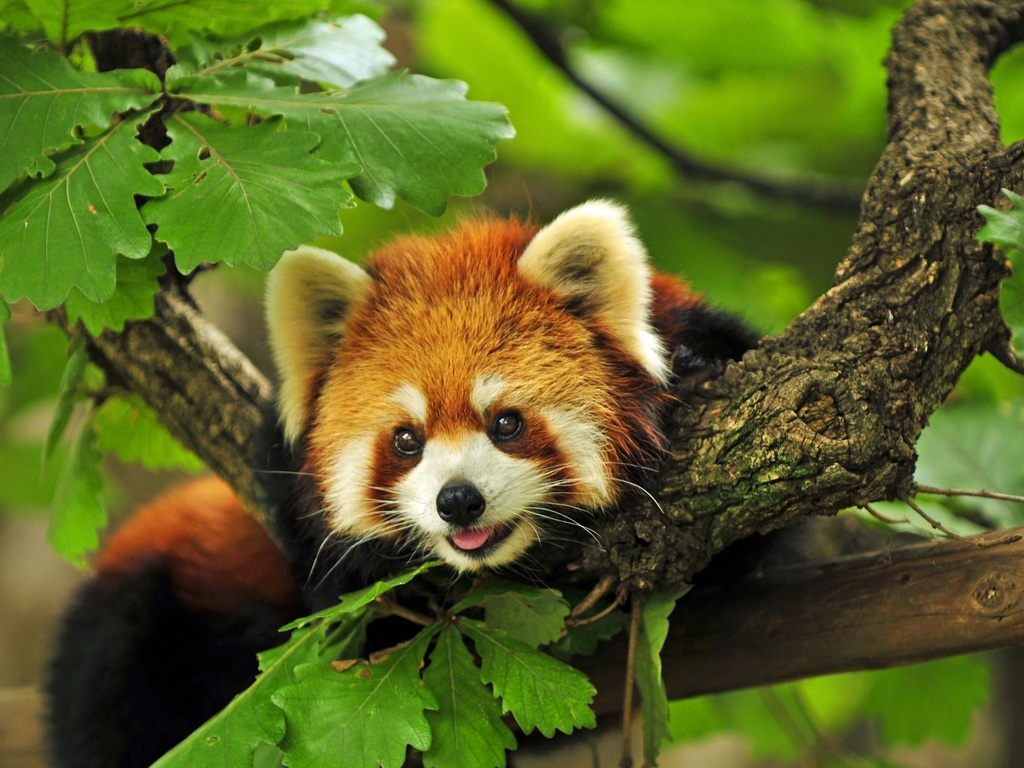
#> input picture img_test/10.jpg, 1024 x 768 px
$ python test_remove_bg_final.py
#> lines starting #> are read from the running program, lines starting #| are printed output that depends on the picture; after the words box and inside, x2 and y2 are one past the last pixel; in counts of white or black regions, pixels touching at a corner belong together
### _utils.py
import sys

import cv2
import numpy as np


# [88 lines left out: functions quantify_colors, plot_colors, distance_sq, distance, print_progress, not called in this run]


def new_image_size(orig_width, orig_height, smallest_side_size):
    new_w = orig_width
    new_h = orig_height
    if smallest_side_size <= 0:
        return new_w, new_h

    if orig_width > orig_height:
        new_h = smallest_side_size
        new_w = round(orig_width * new_h / orig_height)
    else:
        new_w = smallest_side_size
        new_h = round(orig_height * new_w / orig_width)

    return new_w, new_h

### test_remove_bg_final.py
import numpy as np
import cv2
import _utils
from matplotlib import pyplot as plt

smallestSideSize = 500
# real would be thicker because of masking process
mainRectSize = .04
fgSize = .15

img = cv2.imread('img_test/10.jpg')
#> img is the input picture: shape (768, 1024, 3); mean B, G, R 36.5, 101.4, 92.1
img = cv2.cvtColor(img, cv2.COLOR_BGR2RGB)


height, width = img.shape[:2]
#> height = 768; width = 1024
new_w, new_h = _utils.new_image_size(width, height, smallestSideSize)
#> new_w = 667; new_h = 500

# resize image to lower resources usage
# if you need masked image in original size, do not resize it
img_small = cv2.resize(img, (new_w, new_h), interpolation=cv2.INTER_AREA)

# quantify colors
# img_small = _utils.quantify_colors(img_small, 32, 10)

# create mask tpl
mask = np.zeros(img_small.shape[:2], np.uint8)

# create BG rect
bg_w = round(new_w * mainRectSize)
#> bg_w = 27
bg_h = round(new_h * mainRectSize)
#> bg_h = 20
bg_rect = (bg_w, bg_h, new_w - bg_w, new_h - bg_h)
#> bg_rect = (27, 20, 640, 480)

# create FG rect
fg_w = round(new_w * (1 - fgSize) / 2)
#> fg_w = 283
fg_h = round(new_h * (1 - fgSize) / 2)
#> fg_h = 212
fg_rect = (fg_w, fg_h, new_w - fg_w, new_h - fg_h)
#> fg_rect = (283, 212, 384, 288)

# color: 0 - bg, 1 - fg, 2 - probable bg, 3 - probable fg
cv2.rectangle(mask, fg_rect[:2], fg_rect[2:4], color=cv2.GC_FGD, thickness=-1)
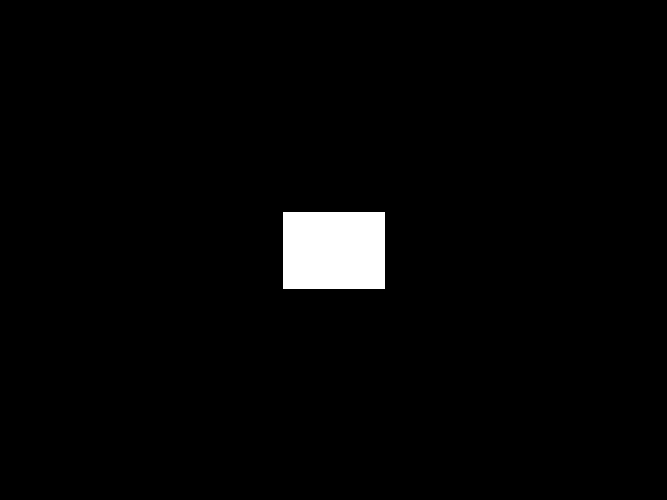
#> mask: shape (500, 667); values 0 (black) and 1 (white), 2.4% white; 1 white region, box (x1, y1, x2, y2) and area: (283, 212, 385, 289) 7854

mask_preset = mask.copy()

bgdModel1 = np.zeros((1, 65), np.float64)
fgdModel1 = np.zeros((1, 65), np.float64)

cv2.grabCut(img_small, mask, bg_rect, bgdModel1, fgdModel1, 3, cv2.GC_INIT_WITH_RECT)
mask_rect = mask.copy()

cv2.rectangle(mask, bg_rect[:2], bg_rect[2:4], color=cv2.GC_PR_BGD, thickness=bg_w * 3)
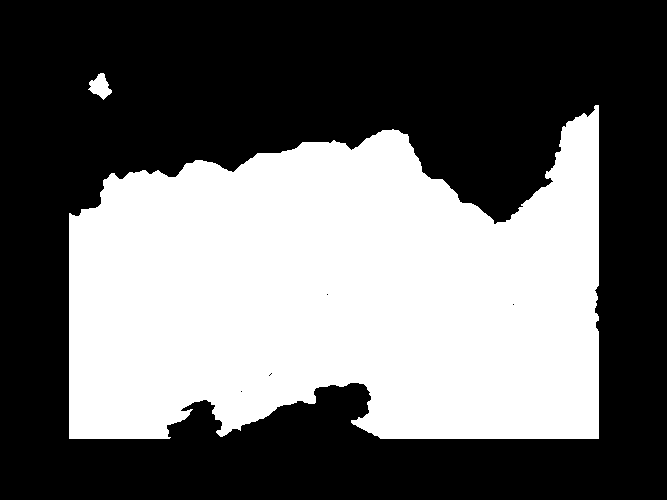
#> mask: shape (500, 667); values 2 (black) and 3 (white), 41.4% white; 2 white regions, box (x1, y1, x2, y2) and area: (69, 105, 599, 439) 137793, (88, 73, 112, 100) 360
cv2.grabCut(img_small, mask, bg_rect, bgdModel1, fgdModel1, 10, cv2.GC_INIT_WITH_MASK)
mask_mask = mask.copy()

# mask to remove background
mask_result = np.where((mask == 1) + (mask == 3), 255, 0).astype('uint8')

# if we are removing too much, assume there is no background
unique, counts = np.unique(mask_result, return_counts=True)
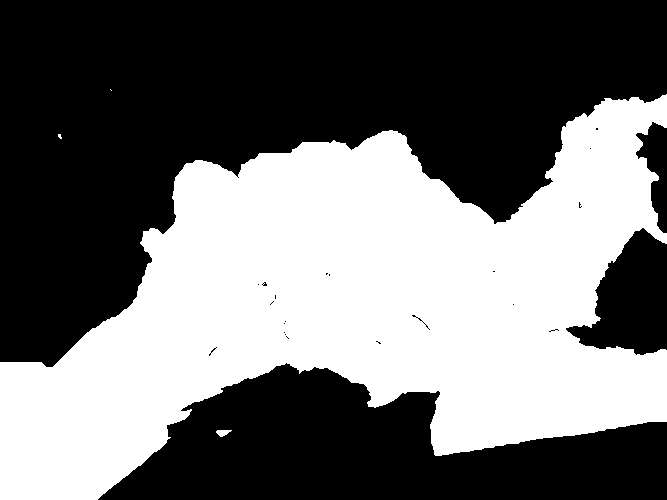
#> mask_result: shape (500, 667); 43.7% white; 4 white regions (2 under 20 px), largest, box (x1, y1, x2, y2) and area: (0, 94, 667, 500) 145705, (216, 430, 232, 437) 72
mask_dict = dict(zip(unique, counts))

if mask_dict[0] > mask_dict[255] * 1.6:
    mask_result = np.where((mask == 0) + (mask != 1) + (mask != 3), 255, 0).astype('uint8')

# apply mask to image
masked = cv2.bitwise_and(img_small, img_small, mask=mask_result)
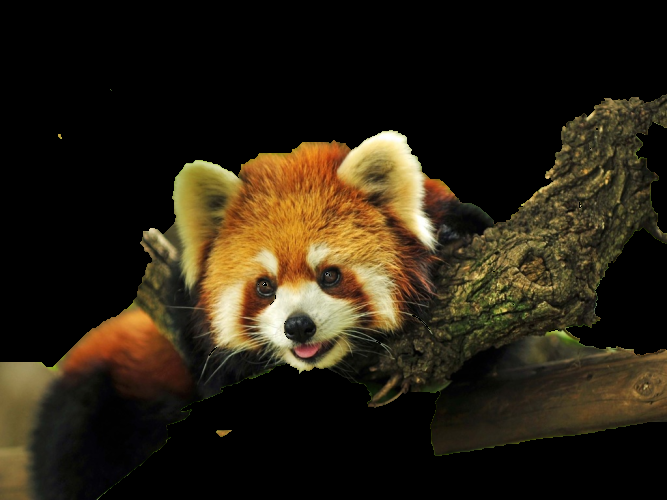
#> masked: shape (500, 667, 3); mean R, G, B 41.3, 33.1, 18.7
masked[mask_result < 2] = [0, 0, 255]  # change black bg to blue
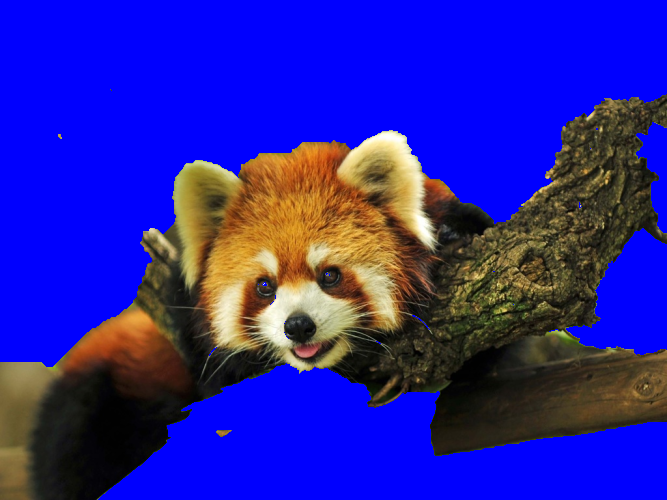
#> masked: shape (500, 667, 3); mean R, G, B 41.3, 33.1, 162.2

# draw rect on original image
cv2.rectangle(img_small, bg_rect[:2], bg_rect[2:4], (255, 0, 0), 2)
cv2.rectangle(img_small, fg_rect[:2], fg_rect[2:4], (0, 255, 0), 2, cv2.FILLED)
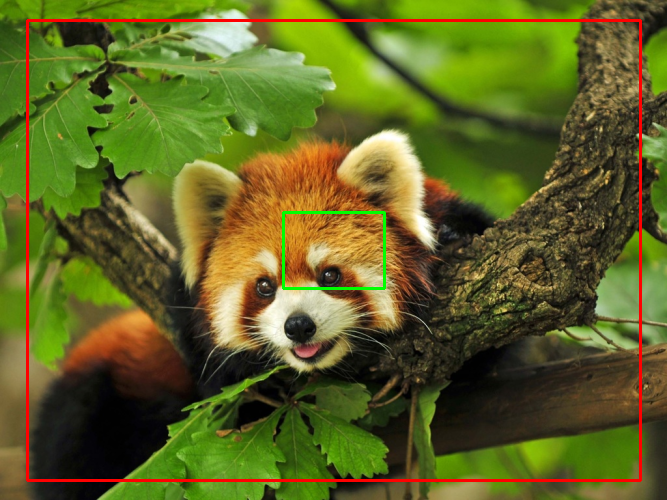
#> img_small: shape (500, 667, 3); mean R, G, B 94.8, 99.6, 35.7

plt.subplot(2, 3, 1), plt.imshow(img_small), plt.title("Orig img with preset")
plt.subplot(2, 3, 2), plt.imshow(mask_result), plt.title("Final Mask")
plt.subplot(2, 3, 3), plt.imshow(masked), plt.title("Result")
plt.subplot(2, 3, 4), plt.imshow(mask_preset), plt.title("Mask preset FG")
plt.subplot(2, 3, 5), plt.imshow(mask_rect), plt.title("GC_INIT_WITH_RECT")
plt.subplot(2, 3, 6), plt.imshow(mask_mask), plt.title("GC_INIT_WITH_MASK")

plt.show()
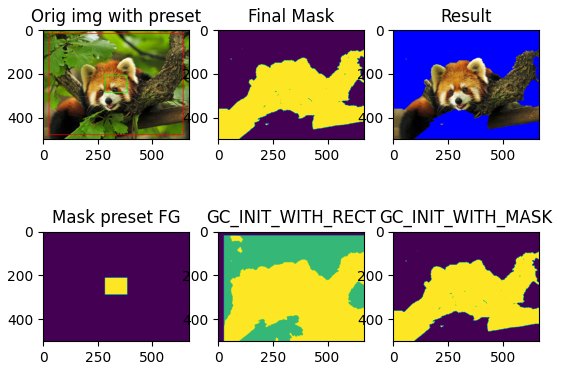
#> figure drawn by matplotlib, 6 panels
